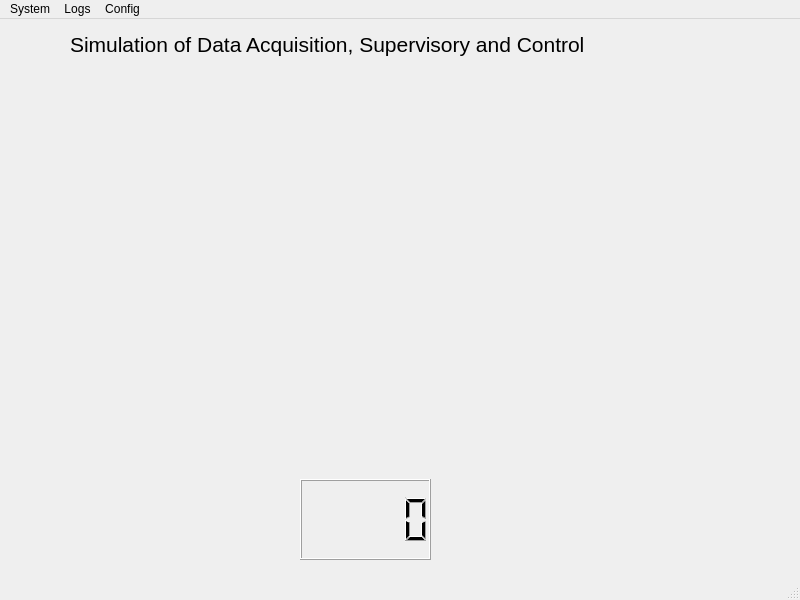
<?xml version="1.0" encoding="UTF-8"?>
<ui version="4.0">
 <class>MainWindow</class>
 <widget class="QMainWindow" name="MainWindow">
  <property name="windowModality">
   <enum>Qt::NonModal</enum>
  </property>
  <property name="geometry">
   <rect>
    <x>0</x>
    <y>0</y>
    <width>800</width>
    <height>600</height>
   </rect>
  </property>
  <property name="windowTitle">
   <string>ESSA - Embeddable SCADA for Small Applications</string>
  </property>
  <property name="toolButtonStyle">
   <enum>Qt::ToolButtonIconOnly</enum>
  </property>
  <property name="animated">
   <bool>true</bool>
  </property>
  <widget class="QWidget" name="centralwidget">
   <widget class="Thermometer" name="thermometer">
    <property name="geometry">
     <rect>
      <x>300</x>
      <y>40</y>
      <width>81</width>
      <height>451</height>
     </rect>
    </property>
    <property name="toolTip">
     <string>Thermometer Widget</string>
    </property>
    <property name="whatsThis">
     <string>SCADA Thermometer</string>
    </property>
   </widget>
   <widget class="Thermo" name="thermo">
    <property name="geometry">
     <rect>
      <x>420</x>
      <y>50</y>
      <width>93</width>
      <height>421</height>
     </rect>
    </property>
    <property name="toolTip">
     <string>Thermo Widget</string>
    </property>
    <property name="whatsThis">
     <string>SCADA Thermo</string>
    </property>
   </widget>
   <widget class="Led" name="led">
    <property name="geometry">
     <rect>
      <x>710</x>
      <y>0</y>
      <width>88</width>
      <height>88</height>
     </rect>
    </property>
    <property name="toolTip">
     <string>Led Widget</string>
    </property>
    <property name="whatsThis">
     <string>Led SCADA</string>
    </property>
   </widget>
   <widget class="Display" name="display">
    <property name="geometry">
     <rect>
      <x>70</x>
      <y>-10</y>
      <width>621</width>
      <height>71</height>
     </rect>
    </property>
    <property name="font">
     <font>
      <pointsize>16</pointsize>
      <weight>50</weight>
      <bold>false</bold>
     </font>
    </property>
    <property name="toolTip">
     <string>Display Widget</string>
    </property>
    <property name="whatsThis">
     <string>Display SCADA</string>
    </property>
    <property name="text">
     <string>Simulation of Data Acquisition, Supervisory and Control</string>
    </property>
    <property name="textFormat">
     <enum>Qt::PlainText</enum>
    </property>
   </widget>
   <widget class="Dial" name="dial_Widget">
    <property name="geometry">
     <rect>
      <x>10</x>
      <y>50</y>
      <width>241</width>
      <height>241</height>
     </rect>
    </property>
    <property name="toolTip">
     <string>Dial Widget</string>
    </property>
    <property name="whatsThis">
     <string>Dial SCADA</string>
    </property>
   </widget>
   <widget class="Dial_2" name="dial_2Widget">
    <property name="geometry">
     <rect>
      <x>550</x>
      <y>70</y>
      <width>221</width>
      <height>221</height>
     </rect>
    </property>
    <property name="toolTip">
     <string>Dial Widget 2</string>
    </property>
    <property name="whatsThis">
     <string>SCADA Dial 2</string>
    </property>
   </widget>
   <widget class="Dial_1" name="dial_1Widget">
    <property name="geometry">
     <rect>
      <x>0</x>
      <y>300</y>
      <width>244</width>
      <height>244</height>
     </rect>
    </property>
    <property name="toolTip">
     <string>Dial Widget 1</string>
    </property>
    <property name="whatsThis">
     <string>Widgets SCADA dial</string>
    </property>
   </widget>
   <widget class="Dial_3" name="dial_3Widget">
    <property name="geometry">
     <rect>
      <x>550</x>
      <y>300</y>
      <width>234</width>
      <height>234</height>
     </rect>
    </property>
    <property name="toolTip">
     <string>Dial Widget 3</string>
    </property>
    <property name="whatsThis">
     <string>SCADA Dial 3</string>
    </property>
   </widget>
   <widget class="DisplayLCD" name="displayLCD">
    <property name="geometry">
     <rect>
      <x>300</x>
      <y>460</y>
      <width>131</width>
      <height>81</height>
     </rect>
    </property>
    <property name="toolTip">
     <string>DisplayLCD Widget</string>
    </property>
    <property name="whatsThis">
     <string>DisplayLCD SCADA</string>
    </property>
   </widget>
  </widget>
  <widget class="QMenuBar" name="menubar">
   <property name="geometry">
    <rect>
     <x>0</x>
     <y>0</y>
     <width>800</width>
     <height>29</height>
    </rect>
   </property>
   <widget class="QMenu" name="menuSystem">
    <property name="title">
     <string>System</string>
    </property>
    <addaction name="actionRun"/>
    <addaction name="actionStop"/>
    <addaction name="separator"/>
    <addaction name="actionCompile_and_Run"/>
    <addaction name="separator"/>
    <addaction name="actionExit"/>
   </widget>
   <widget class="QMenu" name="menuLogs">
    <property name="title">
     <string>Logs</string>
    </property>
    <addaction name="actionAlarm_Log"/>
    <addaction name="actionSystem_Logs"/>
   </widget>
   <widget class="QMenu" name="menuConfig">
    <property name="title">
     <string>Config</string>
    </property>
    <addaction name="actionESSA_Config"/>
   </widget>
   <addaction name="menuSystem"/>
   <addaction name="menuLogs"/>
   <addaction name="menuConfig"/>
  </widget>
  <widget class="QStatusBar" name="statusbar"/>
  <action name="actionRun">
   <property name="text">
    <string>Run</string>
   </property>
  </action>
  <action name="actionStop">
   <property name="text">
    <string>Stop</string>
   </property>
  </action>
  <action name="actionAlarm_Log">
   <property name="text">
    <string>Alarm Log</string>
   </property>
  </action>
  <action name="actionSystem_Logs">
   <property name="text">
    <string>System Logs</string>
   </property>
  </action>
  <action name="actionESSA_Config">
   <property name="text">
    <string>ESSA Config</string>
   </property>
  </action>
  <action name="actionCompile_and_Run">
   <property name="text">
    <string>Compile and Run</string>
   </property>
  </action>
  <action name="actionExit">
   <property name="text">
    <string>Exit</string>
   </property>
  </action>
 </widget>
 <customwidgets>
  <customwidget>
   <class>Dial_1</class>
   <extends>QwtDial</extends>
   <header>dial_1</header>
  </customwidget>
  <customwidget>
   <class>Dial_2</class>
   <extends>QwtDial</extends>
   <header>dial_2</header>
  </customwidget>
  <customwidget>
   <class>Dial_3</class>
   <extends>QwtDial</extends>
   <header>dial_3</header>
  </customwidget>
  <customwidget>
   <class>Dial</class>
   <extends>QwtDial</extends>
   <header>dial</header>
  </customwidget>
  <customwidget>
   <class>Display</class>
   <extends>QLabel</extends>
   <header>display</header>
  </customwidget>
  <customwidget>
   <class>DisplayLCD</class>
   <extends>QLCDNumber</extends>
   <header>lcd</header>
  </customwidget>
  <customwidget>
   <class>Led</class>
   <extends>QWidget</extends>
   <header>led</header>
  </customwidget>
  <customwidget>
   <class>Thermometer</class>
   <extends>QWidget</extends>
   <header>thermometer</header>
  </customwidget>
  <customwidget>
   <class>Thermo</class>
   <extends>QWidget</extends>
   <header>thermo</header>
  </customwidget>
  <customwidget>
   <class>QwtDial</class>
   <extends>QWidget</extends>
   <header>qwt_dial.h</header>
  </customwidget>
 </customwidgets>
 <resources/>
 <connections/>
</ui>
